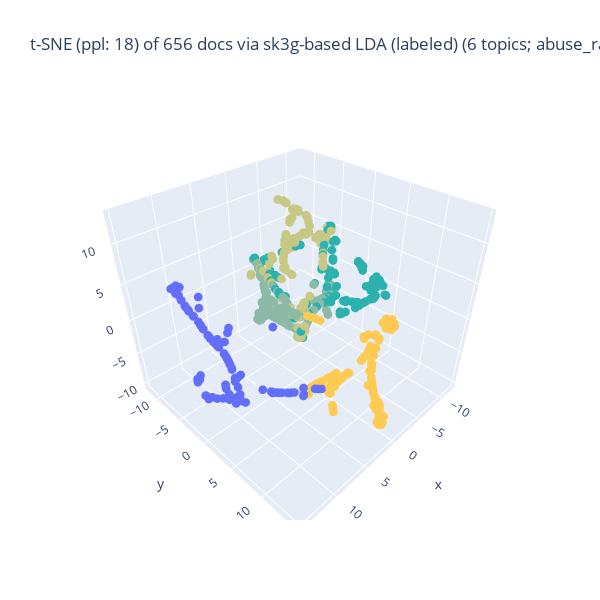
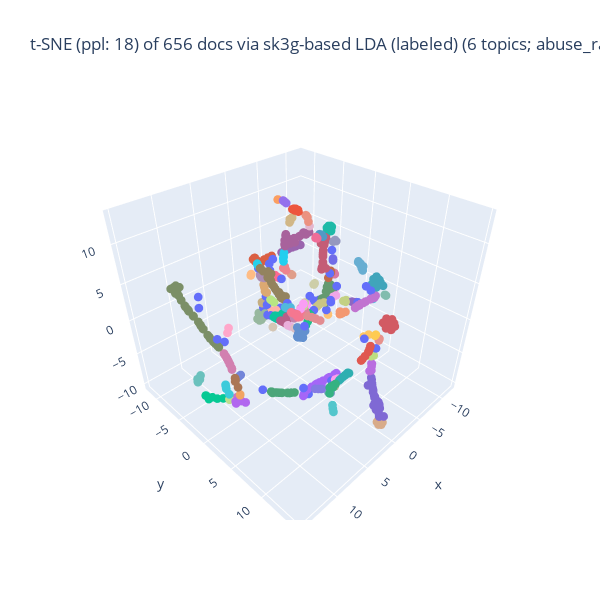
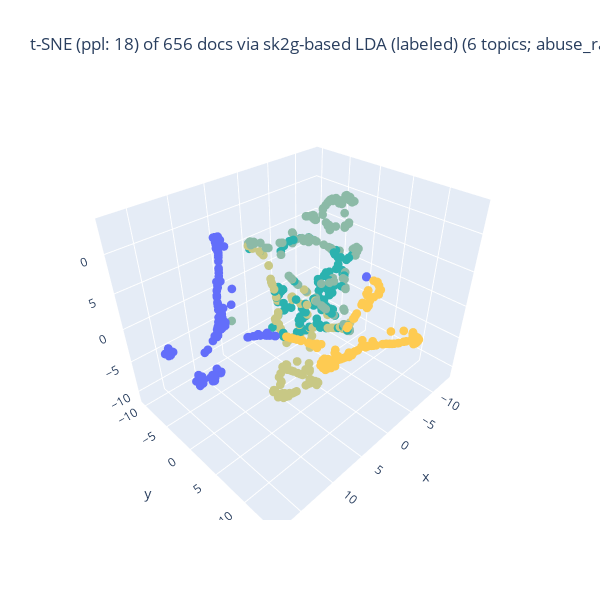
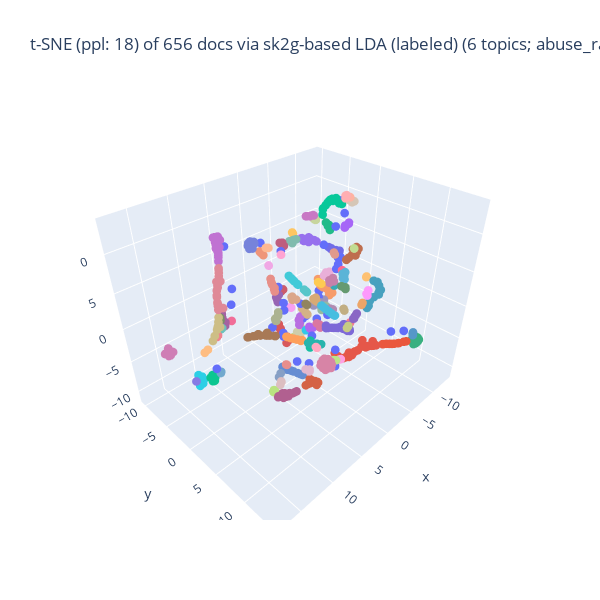

The notebook cell saved with these charts, in order:
### Code cell
## main 可視化の実行: 3D, 2D, HC, Polar HC
import numpy as np

#
if use_labeled_LDA:
    term_abuse_rate = "N.A."
##
target_term_types = used_term_types
target_term_types = target_term_types[1:]
print(f"target_term_types: {target_term_types}")
##
dominancy_text = "; ".join([f"{k}={v:0.2f}" for k, v in dominancy_dict.items()])
purity_text    = "; ".join([f"{k}={v:0.2f}" for k, v in purity_dict.items()])
##
for term_type in target_term_types[::-1]:
    print(f"processing: {term_type}")
    ##
    plot_df = plot_dfs[term_type]
    print(f"plot_df: {plot_df}")
    
    ## title
    if   dim_reducer == 'ICA':
        dim_reduct_text = f"ICA"
    elif dim_reducer == 'PCA':
        dim_reduct_text = f"PCA"
    elif dim_reducer == 'PLS':
        dim_reduct_text = f"PLS"
    elif dim_reducer == 'MDS':
        dim_reduct_text = f"MDS"
    elif dim_reducer == 'LLE':
        dim_reduct_text = f"LLE (n_ngh: {lle_n_neighbors})"
    elif dim_reducer == 'Isomap':
        dim_reduct_text = f"Isomap (n_ngh: {isomap_n_neighbors})"
    elif dim_reducer == 'tSNE':
        dim_reduct_text = f"t-SNE (ppl: {doc_perplexity_val})"
    elif dim_reducer == 'UMAP':
        dim_reduct_text = f"UMAP (n_ngh: {umap_n_neighbors})"
    else:
        dim_reduct_text = f"X"
    ##
    if use_labeled_LDA:
        title_val = f"{dim_reduct_text} of {len(plot_df)} docs via {term_type[:-3]}-based {encoding_method} ({n_topics} topics; abuse_rate: N.A.)"
    else:
        title_val = f"{dim_reduct_text} of {len(plot_df)} docs via {term_type[:-3]}-based {encoding_method} ({n_topics} topics; abuse_rate: {term_abuse_rate:0.2f})"
    
    ## 3D可視化: coloring for language
    draw_3D_plot (plot_df, color_var = 'language', title = title_val, check = False)
    
    ## 3D可視化: coloring for cluster
    draw_3D_plot (plot_df, color_var = 'cluster', title = title_val, check = False)

    ## F_value の表示
    print(f"F_value")
    F_value_df
    
    ## 2D可視化
    draw_2D_plots (plot_df, color_var = 'language', label_var = 'form', title = title_val, check = False)

    ## HC
    dendrog, hc_sampling_rate, hc_sample_n = draw_HC_plot (plot_df, dim_reduct_text)

    ## Polar HC
    draw_radial_HC_plot (dendrog, hc_sampling_rate, hc_sample_n, dim_reduct_text)

### Figure 1 — Plotly figure (JSON) as saved in the notebook; plotly's stock layout.template omitted (floating-point values rounded to 4 significant figures; data arrays with more than 128 entries replaced by an {"elided": "..."} marker saying what was removed)
{"data": [{"marker": {"color": {"elided": "656 int values"}, "colorscale": [[0, "#636EFA"], [0.1111, "#EF553B"], [0.2222, "#00CC96"], [0.3333, "#AB63FA"], [0.4444, "#FFA15A"], [0.5556, "#19D3F3"], [0.6667, "#FF6692"], [0.7778, "#B6E880"], [0.8889, "#FF97FF"], [1, "#FECB52"]], "size": 3}, "mode": "markers", "type": "scatter3d", "x": {"elided": "656 float values"}, "y": {"elided": "656 float values"}, "z": {"elided": "656 float values"}}], "layout": {"autosize": false, "height": 600, "title": {"text": "t-SNE (ppl: 18) of 656 docs via sk3g-based LDA (labeled) (6 topics; abuse_rate: N.A.)"}, "width": 600}}

### Figure 2 — Plotly figure (JSON) as saved in the notebook; plotly's stock layout.template omitted (floating-point values rounded to 4 significant figures; data arrays with more than 128 entries replaced by an {"elided": "..."} marker saying what was removed)
{"data": [{"marker": {"color": {"elided": "656 int values"}, "colorscale": [[0, "#636EFA"], [0.1111, "#EF553B"], [0.2222, "#00CC96"], [0.3333, "#AB63FA"], [0.4444, "#FFA15A"], [0.5556, "#19D3F3"], [0.6667, "#FF6692"], [0.7778, "#B6E880"], [0.8889, "#FF97FF"], [1, "#FECB52"]], "size": 3}, "mode": "markers", "type": "scatter3d", "x": {"elided": "656 float values"}, "y": {"elided": "656 float values"}, "z": {"elided": "656 float values"}}], "layout": {"autosize": false, "height": 600, "title": {"text": "t-SNE (ppl: 18) of 656 docs via sk3g-based LDA (labeled) (6 topics; abuse_rate: N.A.)"}, "width": 600}}

### Figure 3 — Plotly figure (JSON) as saved in the notebook; plotly's stock layout.template omitted (floating-point values rounded to 4 significant figures; data arrays with more than 128 entries replaced by an {"elided": "..."} marker saying what was removed)
{"data": [{"marker": {"color": {"elided": "656 int values"}, "colorscale": [[0, "#636EFA"], [0.1111, "#EF553B"], [0.2222, "#00CC96"], [0.3333, "#AB63FA"], [0.4444, "#FFA15A"], [0.5556, "#19D3F3"], [0.6667, "#FF6692"], [0.7778, "#B6E880"], [0.8889, "#FF97FF"], [1, "#FECB52"]], "size": 3}, "mode": "markers", "type": "scatter3d", "x": {"elided": "656 float values"}, "y": {"elided": "656 float values"}, "z": {"elided": "656 float values"}}], "layout": {"autosize": false, "height": 600, "title": {"text": "t-SNE (ppl: 18) of 656 docs via sk2g-based LDA (labeled) (6 topics; abuse_rate: N.A.)"}, "width": 600}}

### Figure 4 — Plotly figure (JSON) as saved in the notebook; plotly's stock layout.template omitted (floating-point values rounded to 4 significant figures; data arrays with more than 128 entries replaced by an {"elided": "..."} marker saying what was removed)
{"data": [{"marker": {"color": {"elided": "656 int values"}, "colorscale": [[0, "#636EFA"], [0.1111, "#EF553B"], [0.2222, "#00CC96"], [0.3333, "#AB63FA"], [0.4444, "#FFA15A"], [0.5556, "#19D3F3"], [0.6667, "#FF6692"], [0.7778, "#B6E880"], [0.8889, "#FF97FF"], [1, "#FECB52"]], "size": 3}, "mode": "markers", "type": "scatter3d", "x": {"elided": "656 float values"}, "y": {"elided": "656 float values"}, "z": {"elided": "656 float values"}}], "layout": {"autosize": false, "height": 600, "title": {"text": "t-SNE (ppl: 18) of 656 docs via sk2g-based LDA (labeled) (6 topics; abuse_rate: N.A.)"}, "width": 600}}
